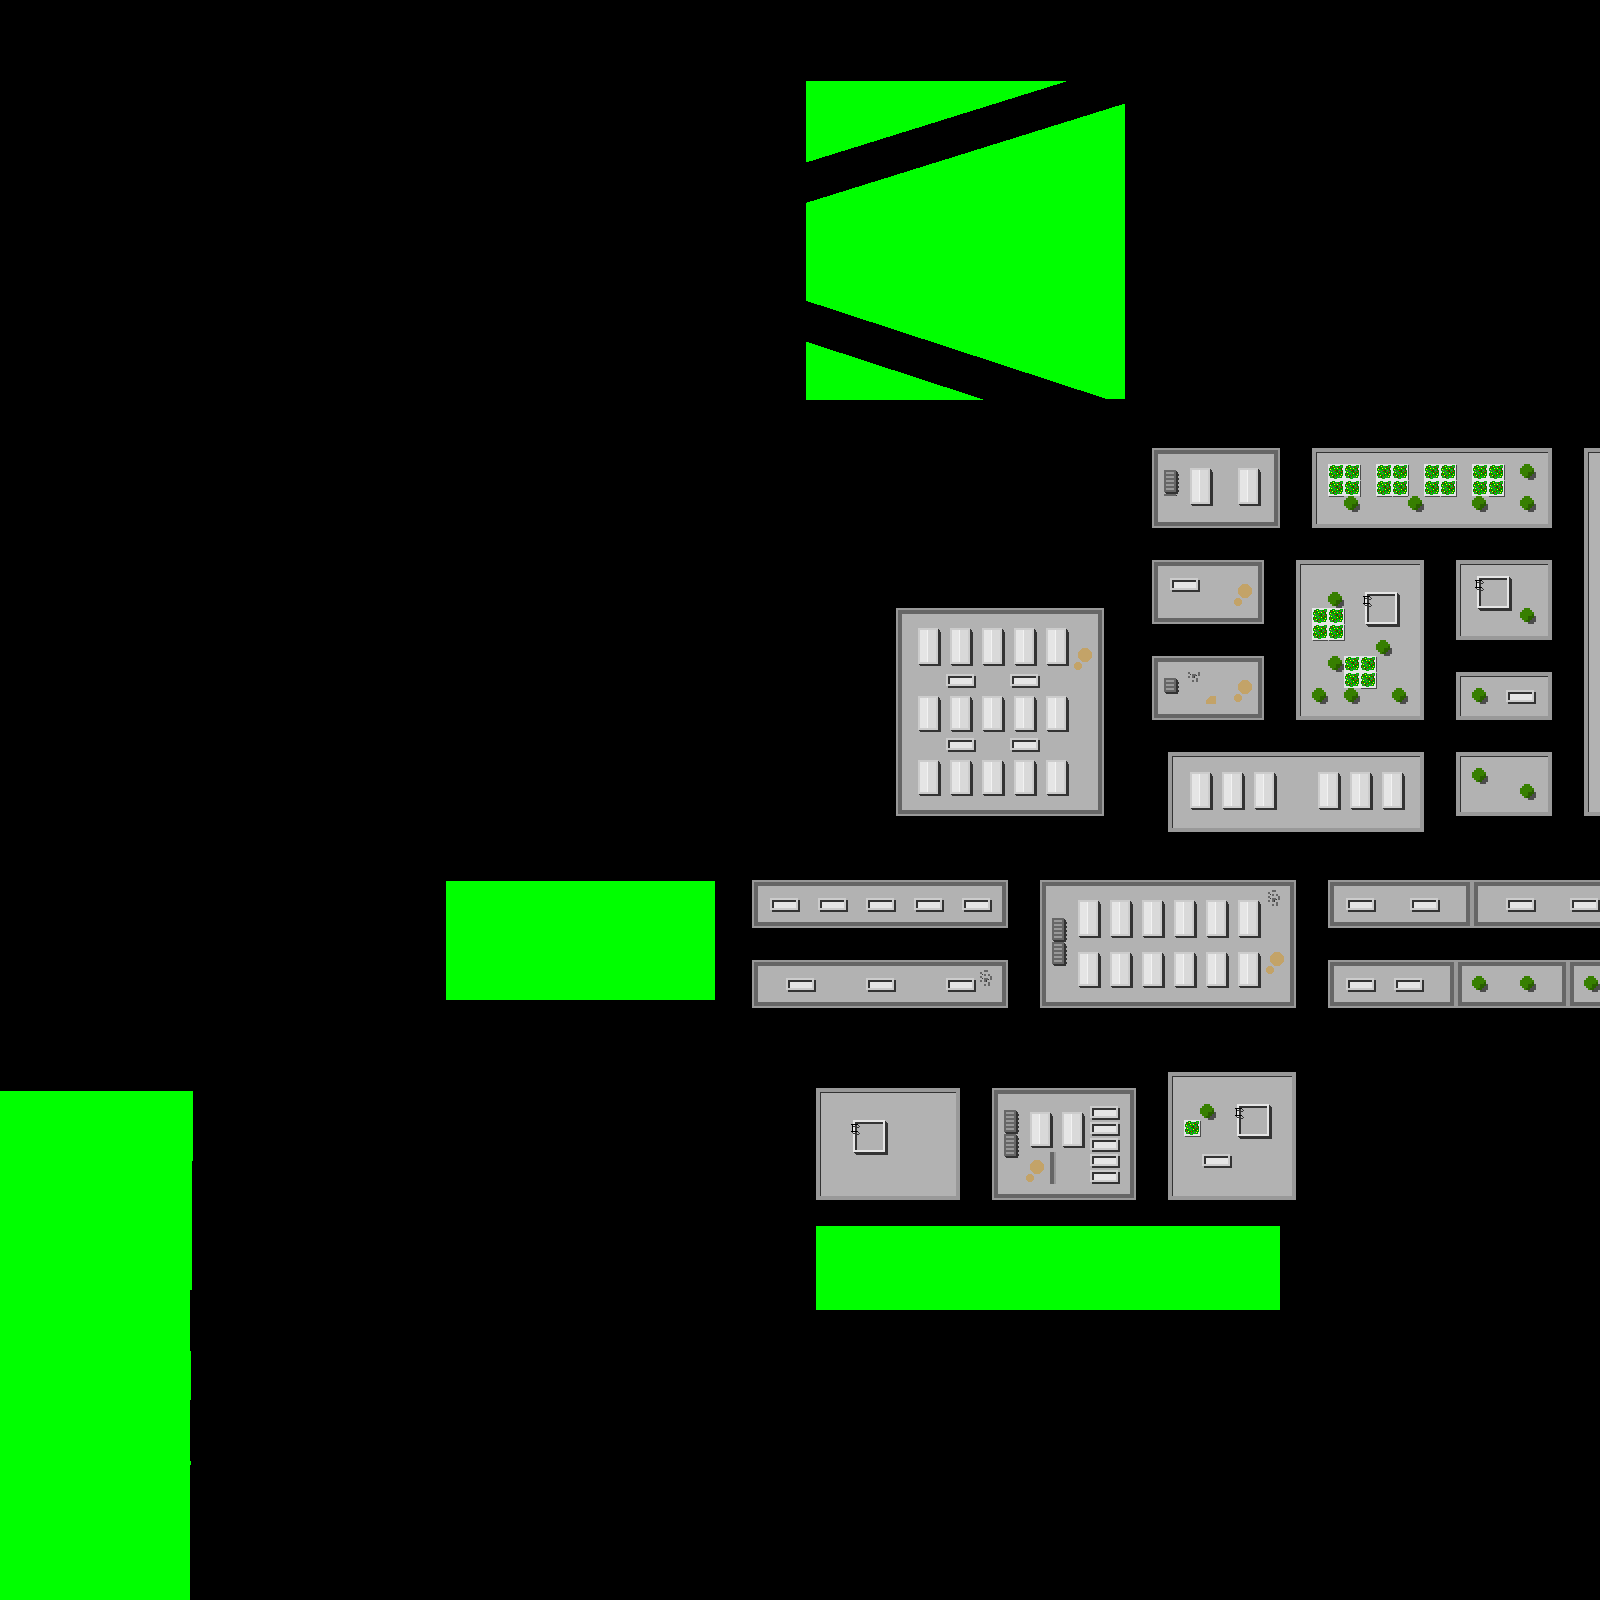

A 2D game scene composited from a Tiled map and its tileset images. What follows is a short description and the map's XML, with each tile layer's data collapsed to a summary:
An orthogonal 100x100 tile map with 16x16 px tiles, 3 tile layers (Outline, Shadows, Buildings), 3 tilesets and 2 objects (CrisisSite, PedestrianSpawn).

<map version="1.0" orientation="orthogonal" width="100" height="100" tilewidth="16" tileheight="16">
 <tileset firstgid="1" name="CityPlan" tilewidth="16" tileheight="16">
  <image source="../gfx/CityPlan.png" trans="ff00ff" width="1600" height="1600" />
 </tileset>
 <tileset firstgid="10001" name="Building1" tilewidth="16" tileheight="16">
  <image source="../gfx/Building1.png" trans="ff00ff" width="128" height="128" />
 </tileset>
 <tileset firstgid="10065" name="Building2" tilewidth="16" tileheight="16">
  <image source="../gfx/Building2.png" trans="ff00ff" width="128" height="128" />
 </tileset>
 <layer name="Outline" width="100" height="100">
  <data>[10000 cells, 10000 non-empty, 10000 distinct tile ids]</data>
 </layer>
 <layer name="Shadows" width="100" height="100">
  <data>[10000 cells, 983 non-empty, 123 distinct tile ids]</data>
 </layer>
 <layer name="Buildings" width="100" height="100">
  <data>[10000 cells, 128 non-empty, 64 distinct tile ids]</data>
 </layer>
 <objectgroup name="Spawn" width="100" height="100">
  <object name="0" type="CrisisSite" x="1284" y="736">
   <properties>
    <property name="Name" value="14 Street" />
   </properties>
  </object>
  <object type="PedestrianSpawn" x="1136" y="743">
   <properties>
    <property name="Interval" value="5000" />
   </properties>
  </object>
 </objectgroup>
 <objectgroup name="CrisisSite" width="100" height="100" />
</map>